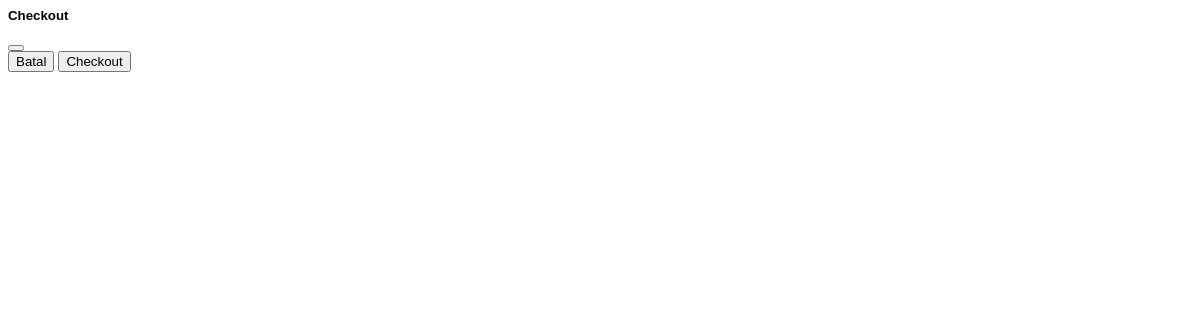
Page /clientarea/hal-vpn.php (signed in) on the earlier database version.
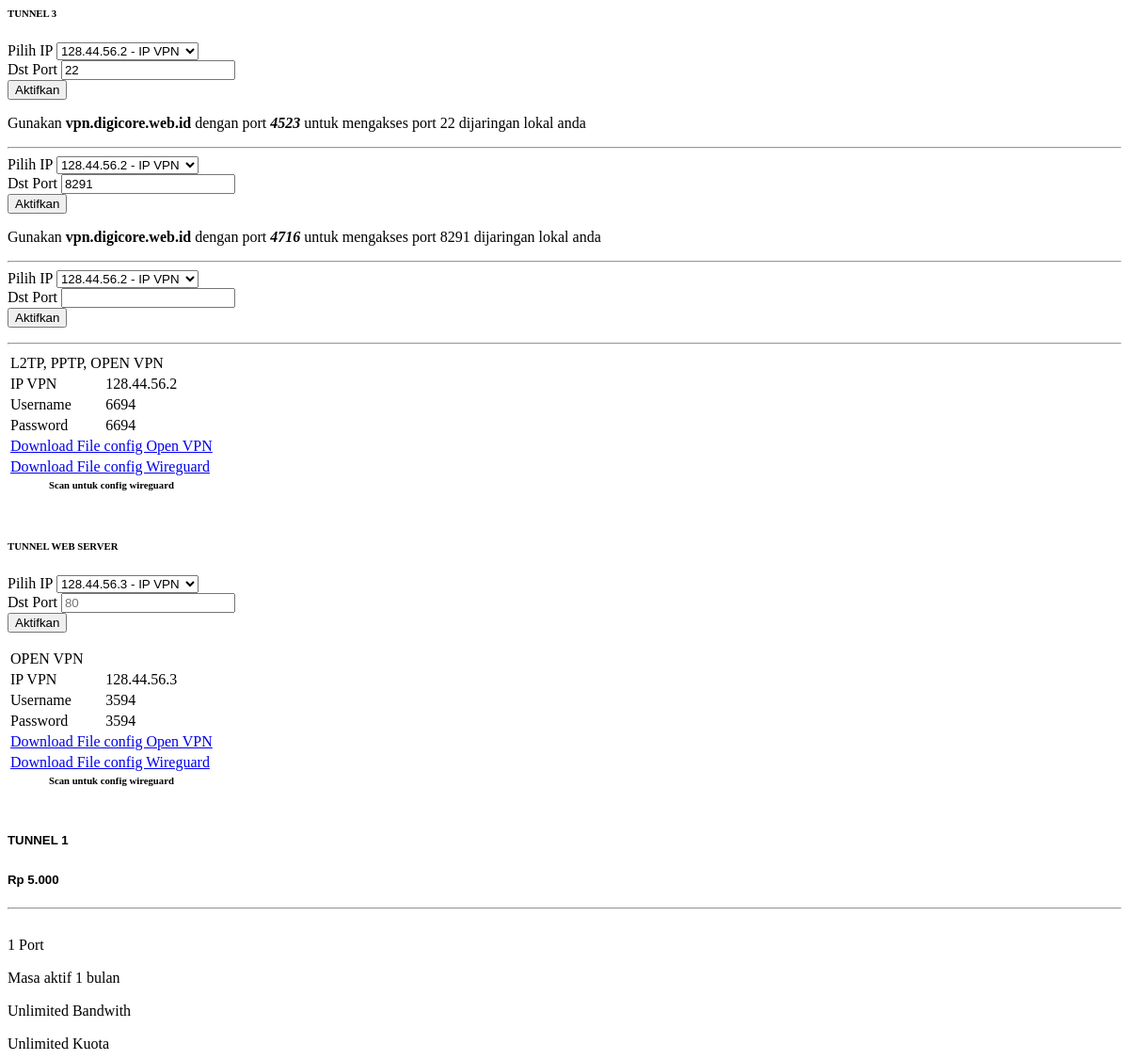
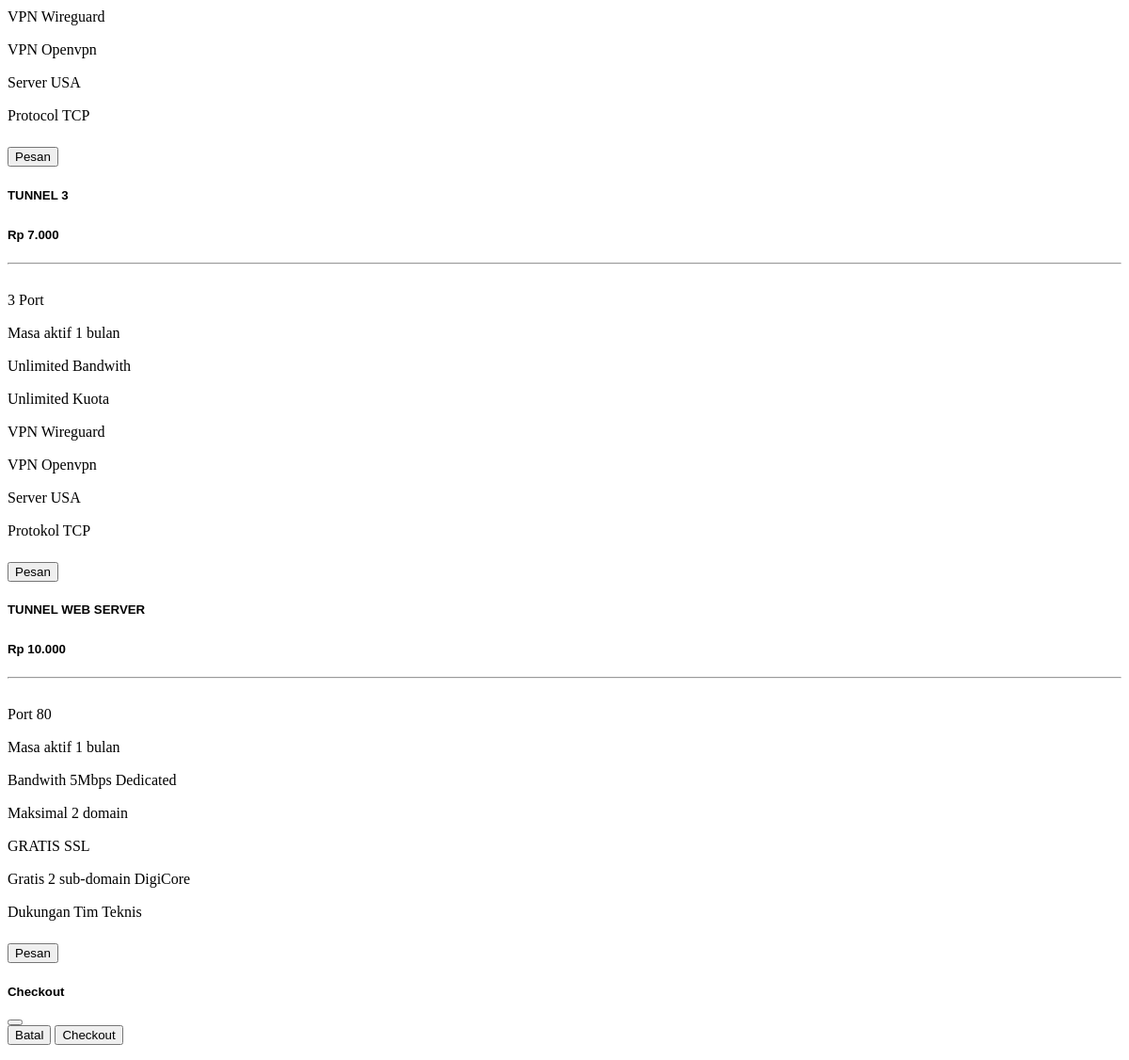
Same page on the later database version (2 pictures, top to bottom).
### tables this page shows
CREATE TABLE `l_vpn` (
  `id` int(11) NOT NULL,
  `kode_produk` varchar(30) NOT NULL,
  `id_user` varchar(20) NOT NULL,
  `konektor1` varchar(15) NOT NULL,
  `konektor2` varchar(15) NOT NULL,
  `tgl_expired` date NOT NULL,
  `perpanjang` enum('ya','tidak') NOT NULL,
  `status` set('aktif','tidak aktif','expired') NOT NULL
);

CREATE TABLE `produk` (
  `kode` varchar(35) NOT NULL,
  `nama` varchar(50) NOT NULL,
  `kategori` varchar(25) NOT NULL,
  `harga` int(11) NOT NULL,
  `sk_terima` longtext NOT NULL CHECK (json_valid(`sk_terima`)),
  `sk_tolak` longtext NOT NULL CHECK (json_valid(`sk_tolak`)),
  `masa_berlaku` int(11) NOT NULL,
  `status` set('aktif','tidak aktif') NOT NULL
);

CREATE TABLE `tunnel` (
  `id` int(11) NOT NULL,
  `id_vpn` varchar(20) NOT NULL,
  `ip` varchar(50) NOT NULL,
  `src_port` varchar(10) NOT NULL,
  `dst_port` varchar(10) NOT NULL
);

CREATE TABLE `connector` (
  `id` int(11) NOT NULL,
  `jenis` varchar(30) NOT NULL,
  `ip` varchar(20) NOT NULL,
  `catatan` varchar(20) NOT NULL,
  `config` varchar(200) NOT NULL,
  `status` set('aktif','terpakai','tidak aktif') NOT NULL
);

### clientarea/function.php (called while the page is built, shortened)
<?php
$koneksi = mysqli_connect($_SERVER['HOST'], $_SERVER['USER_DB'], $_SERVER['PASS_DB'], $_SERVER['DB']);
function query($sql){
  global $koneksi;
  return mysqli_query($koneksi, $sql);
}
function bersihkan($data) {
  $data = trim($data);
  $data = htmlspecialchars($data, ENT_QUOTES, 'UTF-8');
  $data = filter_var($data, FILTER_SANITIZE_STRING, FILTER_FLAG_NO_ENCODE_QUOTES);
  return $data;
}
function rupiah($angka) {
  if($angka > 0){
    return "Rp " . number_format($angka, 0, ',', '.');
  }else{
    return "Rp 0";
  }
}
function pengguna($id){
  $id = bersihkan($id);
  $cari = query("SELECT * FROM `user` WHERE id = '$id' ");
  if(mysqli_num_rows($cari)>0){
    $data = mysqli_fetch_assoc($cari);
    $result = ["nama" => $data['nama'], "wa" => $data['wa'], "saldo" => $data['saldo'], "email" => $data['email']];
  }else{
    $result = ["nama" => "-", "wa" => "-", "saldo" => 0,"email" => $data['email']];
  }
  return $result;
}
function produk($kode){
  $kode = bersihkan($kode);
  $cari = query("SELECT * FROM `produk` WHERE kode = '$kode' ");
  if(mysqli_num_rows($cari)>0){
    $data = mysqli_fetch_assoc($cari);
    $result = ["nama" => $data['nama'], "kategori" => $data['kategori'], "harga" => $data['harga'], "status" => $data['status']];
  }else{
    $result = ["nama" =>"-", "kategori" => "-", "harga" => "-", "status" => "-"];
  }
  return $result;
}
function detail_connector($id){
  $result = query("SELECT * FROM `connector` WHERE id = '$id' ");
  return mysqli_fetch_assoc($result);
}
function ip_public(){
  return ['dns' => 'vpn.digicore.web.id', 'ip' =>'146.19.216.27'];
}

### clientarea/hal-vpn.php (the view, shortened to what this page needs)
<?php
$id = $_SESSION['id'];
require 'function.php';
?>
<div class="row">
  <div class="col-sm-12 col-md-6">
    <?php
    $list_vpn = query("SELECT * FROM `l_vpn` WHERE id_user = '$id' ");
    while($data=mysqli_fetch_assoc($list_vpn)){
      $produk = produk($data['kode_produk']);
      $konektor1 = detail_connector($data['konektor1']);
      $konektor2 = detail_connector($data['konektor2']);
    ?>
    <div class="card">
      <h6 class="card-header text-white bg-primary"><?= $produk['nama'] ?></h6>
      <div class="card-body">
        <div class="row">
          <div class="col-sm-12">
            <?php
            $id_vpn = $data['id'];
            $list_l_vpn = query("SELECT * FROM `tunnel` WHERE id_vpn = '$id_vpn' ");
            $pecah = explode(' ',$produk['nama']);
            if($produk['nama'] != 'TUNNEL WEB SERVER'){
              for($i=0; $i<$pecah[1]; $i++){
                $vpn = mysqli_fetch_assoc($list_l_vpn);
                if($vpn){
                  $dst_port = $vpn['dst_port'];
                  $id_tunnel = $vpn['id'];
                }else{
                  $dst_port = '';
                  $id_tunnel = '';
                }
            ?>
            <form action="#" class="tambah-firewall" id-vpn="<?= $data['id'] ?>">
              <div class="row">
                <div class="col-sm-12 col-md-8 col-lg-7 pt-2">
                  <div class="mb-3">
                    <label for="exampleFormControlInput1" class="form-label">Pilih IP</label>
                    <select class="form-select" aria-label="Default select example" name="ip-vpn" required>
                      <?php
                      if($vpn['ip'] == $konektor1['ip']){
                        ?>
                      <option value="<?= $konektor1['ip'] ?>"><?= $konektor1['ip'].' - '.$konektor1['jenis'] ?></option>
                      <option value="<?= $konektor2['ip'] ?>"><?= $konektor2['ip'].' - IP VPN' ?></option>
                        <?php
                      }else{
                        ?>
                      <option value="<?= $konektor2['ip'] ?>"><?= $konektor2['ip'].' - IP VPN' ?></option>
                        <?php
                      }
                      ?>
                    </select>
                  </div>
                </div>
                <div class="col-sm-12 col-md-4 col-lg-5 pt-2">
                  <div class="mb-3">
                    <label for="dst-port" class="form-label">Dst Port</label>
                    <input type="number" class="form-control" id="dst-port" name="dst-port" value="<?= $dst_port ?>">
                  </div>
                </div>
                <div class="d-grid gap-2">
                  <button class="btn btn-primary id-tunnel" type="submit" id-tunnel="<?= $id_tunnel ?>"><i class="fa-solid fa-satellite-dish"></i> Aktifkan</button>
                </div>
              </div>
            </form>
            <?php
              if($vpn){
                ?>
                <p class="mt-1">Gunakan <b><?= ip_public()['dns'] ?></b> dengan port <b><i><?= $vpn['src_port']; ?></i></b> untuk mengakses port <?= $vpn['dst_port'] ;?> dijaringan lokal anda</p>
                <?php
              }
              if($pecah[1] > 1){
                echo '<hr>';
              }
            }
          }else{
            ?>
            <form action="#" class="tambah-firewall" id-vpn="<?= $data['id'] ?>">
              <div class="row">
                <div class="col-sm-12 col-md-8 col-lg-7 pt-2">
                  <div class="mb-3">
                    <label for="exampleFormControlInput1" class="form-label">Pilih IP</label>
                    <select class="form-select" aria-label="Default select example" name="ip-vpn" required>
                      <?php
                      if($vpn['ip'] == $konektor1['ip']){
                        ?>
                      <option value="<?= $konektor1['ip'] ?>"><?= $konektor1['ip'].' - '.$konektor1['jenis'] ?></option>
                      <option value="<?= $konektor2['ip'] ?>"><?= $konektor2['ip'].' - IP VPN' ?></option>
                        <?php
                      }else{
                        ?>
                      <option value="<?= $konektor2['ip'] ?>"><?= $konektor2['ip'].' - IP VPN' ?></option>
                        <?php
                      }
                      ?>
                    </select>
                  </div>
                </div>
                <div class="col-sm-12 col-md-4 col-lg-5 pt-2">
                  <div class="mb-3">
                    <label for="dst-port" class="form-label">Dst Port</label>
                    <input type="number" class="form-control" id="dst-port" name="dst-port" placeholder="80" value="<?= $dst_port ?>">
                  </div>
                </div>
                <div class="d-grid gap-2">
                  <button class="btn btn-primary id-tunnel" type="submit" id-tunnel="<?= $id_tunnel ?>"><i class="fa-solid fa-satellite-dish"></i> Aktifkan</button>
                </div>
              </div>
            </form>
            <?php
          }
            ?>
          </div>
          <div class="col-12 order-sm-12 pt-2">
            <table class="table table-bordered">
              <?php
              if($produk['nama'] != 'TUNNEL WEB SERVER'){
              ?>
              <tr>
                <td colspan="2">L2TP, PPTP, OPEN VPN</td>
              </tr>
              <?php }else{?>
                <tr>
                <td colspan="2">OPEN VPN</td>
              </tr>
              <?php } ?>
              <tr>
                <td>IP VPN</td>
                <td><?= $konektor2['ip'] ?></td>
              </tr>
              <tr>
                <td>Username</td>
                <td><?= $konektor2['catatan'] ?></td>
              </tr>
              <tr>
                <td>Password</td>
                <td><?= $konektor2['catatan'] ?></td>
              </tr>
              <tr>
                <td colspan="2"><a href="assets/konektor/config-digicore.ovpn" target="_blank">Download File config Open VPN</a></td>
              </tr>
              <tr>
                <td colspan="2"><a href="<?= $konektor1['config'] ?>" target="_blank">Download File config Wireguard</a></td>
              </tr>
              <tr>
                <td colspan="2" style="text-align:center">
                  <h6>Scan untuk config wireguard</h6>
                </td>
              </tr>
            </table>
          </div>
        </div>
      </div>
    </div>
    <?php } ?>
  </div>
  <div class="col-sm-12 col-md-6">
    <div class="row">
    <?php
        $result = query("SELECT * FROM `produk` WHERE kategori = 'VPN Tunnel' ORDER BY harga ASC ");
        while($data = mysqli_fetch_assoc($result)){
      ?>
      <div class="col-sm-12 col-md-6 col-lg-6 col-xl-6">
        <div class="card">
          <div class="card-body text-center pt-4">
            <h5 class="card-title text-center" style="padding-bottom:5px"><?= $data['nama'] ?></h5>
            <h5><span class="badge bg-success"><?= rupiah($data['harga']); ?></span></h5>
            <hr style="margin-top:5px; margin-bottom:5px">
            <ul style="list-style-type: none; padding-left: 0; margin-top:20px">
              <?php
              $data_sk = json_decode($data['sk_terima'], true);
              foreach($data_sk as $sk){
                ?>
                <li><i class="fa-solid fa-check" style="color: #0fd23f;"></i> <?= $sk ?></li>
                <?php
              }
                  ?>
            </ul>
            <?php
            if(pengguna($id)['saldo'] >= $data['harga']){
              $status_tbl = '';
              $class = 'checkout';
            }else{
              $status_tbl = 'disabled';
              $class = '';
            }
            ?>
            <button type="button" class="btn btn-primary <?= $class ?>" kode-produk="<?= $data['kode'] ?>" <?= $status_tbl ?>><i class="fa-solid fa-cart-shopping"></i> Pesan</button>
          </div>
        </div>
      </div>
      <?php } ?>
    </div>
  </div>
</div>
<div class="modal fade" id="modal-checkout" data-bs-backdrop="static" data-bs-keyboard="false" tabindex="-1" aria-labelledby="staticBackdropLabel" aria-hidden="true">
  <div class="modal-dialog">
    <div class="modal-content">
      <form action="">
        <div class="modal-header">
          <h5 class="modal-title" id="staticBackdropLabel"><i class="fa-solid fa-cart-shopping"></i> Checkout</h5>
          <button type="button" class="btn-close" data-bs-dismiss="modal" aria-label="Close"></button>
        </div>
        <div class="modal-footer">
          <button type="button" class="btn btn-secondary" data-bs-dismiss="modal">Batal</button>
          <button type="button" class="btn btn-primary" id="proses-checkout"><i class="fa-solid fa-rupiah-sign fa-shake"></i> Checkout</button>
        </div>
      </form>
    </div>
  </div>
</div>

### clientarea/hal-vpn.php (style rules this page uses)
h5 { font-family: arial, calibri, sans-serif; }
ul > li { line-height:35px; }
table tr td { vertical-align: text-top }

Differences in the rows shown:
added l_vpn: kode_produk.nama "TUNNEL 3", ip-vpn "128.44.56.2 - IP VPN", dst-port "22", tunnel.src_port "4523", tunnel.dst_port "22", dst-port "8291", tunnel.src_port "4716", tunnel.dst_port "8291", shows "L2TP, PPTP, OPEN VPN", connector.ip "128.44.56.2", connector.catatan "6694"
added l_vpn: kode_produk.nama "TUNNEL WEB SERVER", ip-vpn "128.44.56.3 - IP VPN", shows "OPEN VPN", connector.ip "128.44.56.3", connector.catatan "3594"
added produk: nama "TUNNEL 1", harga "Rp 5.000", sk_terima "1 Port", sk_terima "Masa aktif 1 bulan", sk_terima "Unlimited Bandwith", sk_terima "Unlimited Kuota", sk_terima "VPN Wireguard", sk_terima "VPN Openvpn", sk_terima "Server USA", sk_terima "Protocol TCP"
added produk: nama "TUNNEL 3", harga "Rp 7.000", sk_terima "3 Port", sk_terima "Masa aktif 1 bulan", sk_terima "Unlimited Bandwith", sk_terima "Unlimited Kuota", sk_terima "VPN Wireguard", sk_terima "VPN Openvpn", sk_terima "Server USA", sk_terima "Protokol TCP"
added produk: nama "TUNNEL WEB SERVER", harga "Rp 10.000", sk_terima "Port 80", sk_terima "Masa aktif 1 bulan", sk_terima "Bandwith 5Mbps Dedicated", sk_terima "Maksimal 2 domain", sk_terima "GRATIS SSL", sk_terima "Gratis 2 sub-domain DigiCore", sk_terima "Dukungan Tim Teknis"
